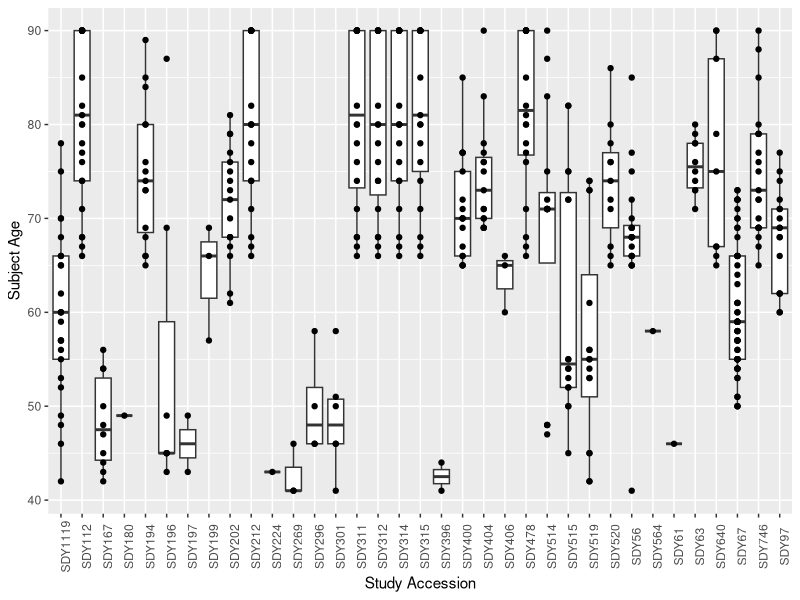

R code for this plot:
#args <- commandArgs(TRUE)
library(ggplot2)
haiStudy <- read.csv("queryresult.csv")

#studyaccession<-args[1]


p <- ggplot(haiStudy,
            aes(x=s.accession, y=p.age)) +
  geom_boxplot(outlier.colour = NA) +
  theme(axis.text.x = element_text(angle = 90)) +
  xlab("Study Accession")+ylab("Subject Age")+
    geom_point()
ggsave(plot = p,
       filename = "nli_plot.png",
       path = "images",
       device = "png")
